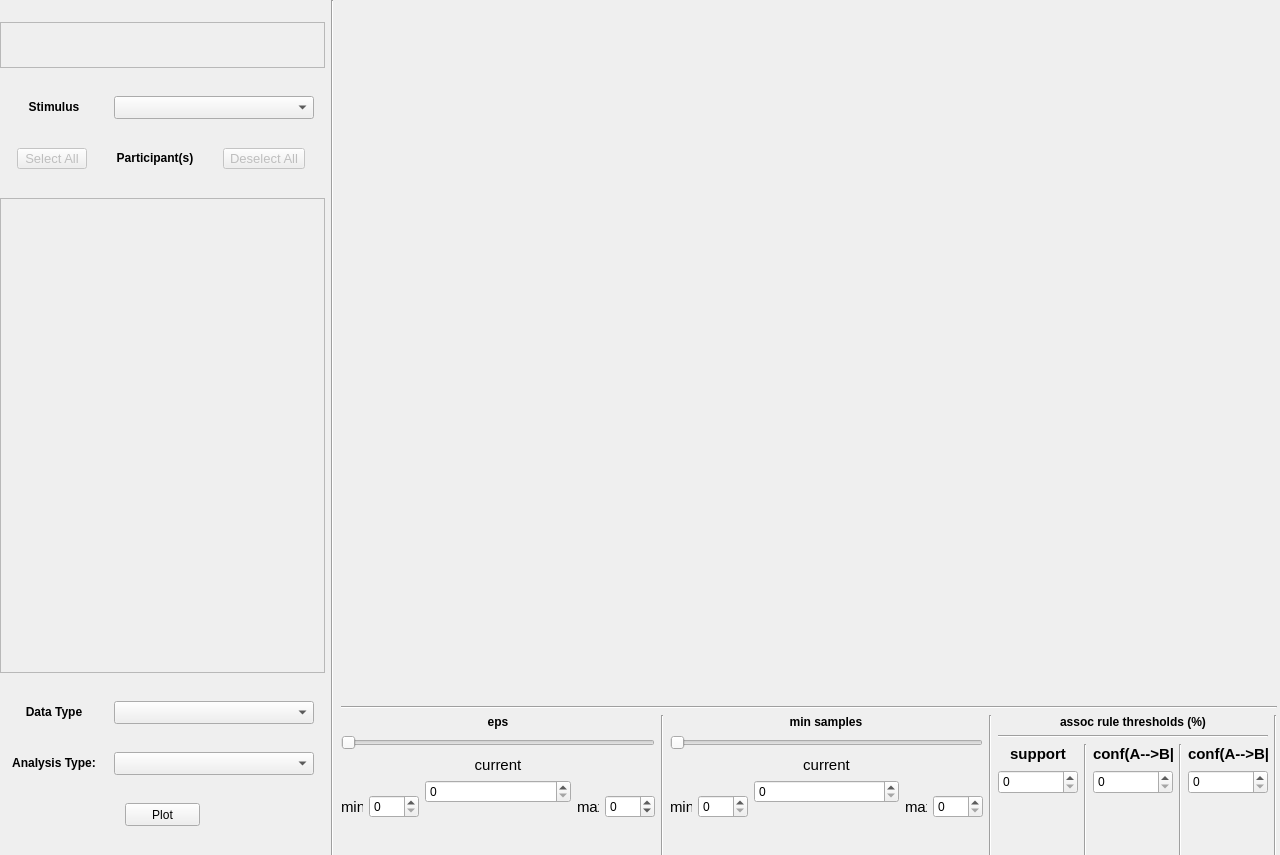
<?xml version="1.0" encoding="UTF-8"?>
<ui version="4.0">
 <class>main_window</class>
 <widget class="QMainWindow" name="main_window">
  <property name="geometry">
   <rect>
    <x>0</x>
    <y>0</y>
    <width>1280</width>
    <height>855</height>
   </rect>
  </property>
  <property name="font">
   <font>
    <strikeout>false</strikeout>
    <kerning>true</kerning>
   </font>
  </property>
  <property name="windowTitle">
   <string>Eye-Tracking Visualizer</string>
  </property>
  <property name="tabShape">
   <enum>QTabWidget::Rounded</enum>
  </property>
  <widget class="QWidget" name="central_widget">
   <widget class="QWidget" name="horizontalLayoutWidget">
    <property name="geometry">
     <rect>
      <x>0</x>
      <y>0</y>
      <width>1277</width>
      <height>858</height>
     </rect>
    </property>
    <layout class="QHBoxLayout" name="plotting_row_hbox">
     <item>
      <layout class="QVBoxLayout" name="plotting_row_options_vbox">
       <property name="leftMargin">
        <number>0</number>
       </property>
       <item alignment="Qt::AlignHCenter">
        <widget class="QScrollArea" name="error_scroll_area">
         <property name="enabled">
          <bool>true</bool>
         </property>
         <property name="minimumSize">
          <size>
           <width>325</width>
           <height>46</height>
          </size>
         </property>
         <property name="maximumSize">
          <size>
           <width>325</width>
           <height>46</height>
          </size>
         </property>
         <property name="widgetResizable">
          <bool>true</bool>
         </property>
         <widget class="QWidget" name="scroll_area_widget_contents">
          <property name="geometry">
           <rect>
            <x>0</x>
            <y>0</y>
            <width>323</width>
            <height>44</height>
           </rect>
          </property>
          <widget class="QLabel" name="error_message">
           <property name="geometry">
            <rect>
             <x>0</x>
             <y>0</y>
             <width>325</width>
             <height>46</height>
            </rect>
           </property>
           <property name="minimumSize">
            <size>
             <width>325</width>
             <height>46</height>
            </size>
           </property>
           <property name="maximumSize">
            <size>
             <width>325</width>
             <height>46</height>
            </size>
           </property>
           <property name="text">
            <string>&lt;html&gt;&lt;head/&gt;&lt;body&gt;&lt;p&gt;&lt;br/&gt;&lt;/p&gt;&lt;/body&gt;&lt;/html&gt;</string>
           </property>
           <property name="wordWrap">
            <bool>true</bool>
           </property>
          </widget>
         </widget>
        </widget>
       </item>
       <item>
        <layout class="QHBoxLayout" name="stimulus_hbox">
         <item>
          <widget class="QLabel" name="stimulus_label">
           <property name="minimumSize">
            <size>
             <width>90</width>
             <height>23</height>
            </size>
           </property>
           <property name="maximumSize">
            <size>
             <width>90</width>
             <height>23</height>
            </size>
           </property>
           <property name="text">
            <string>&lt;html&gt;&lt;head/&gt;&lt;body&gt;&lt;p align=&quot;center&quot;&gt;&lt;span style=&quot; font-weight:600;&quot;&gt;Stimulus&lt;/span&gt;&lt;/p&gt;&lt;/body&gt;&lt;/html&gt;</string>
           </property>
          </widget>
         </item>
         <item>
          <widget class="QComboBox" name="stimulus_menu">
           <property name="enabled">
            <bool>true</bool>
           </property>
           <property name="minimumSize">
            <size>
             <width>200</width>
             <height>23</height>
            </size>
           </property>
           <property name="maximumSize">
            <size>
             <width>200</width>
             <height>23</height>
            </size>
           </property>
          </widget>
         </item>
        </layout>
       </item>
       <item>
        <layout class="QHBoxLayout" name="participant_select_deselect_all_button_hbox">
         <item>
          <widget class="QPushButton" name="participant_select_all_button">
           <property name="enabled">
            <bool>false</bool>
           </property>
           <property name="sizePolicy">
            <sizepolicy hsizetype="Preferred" vsizetype="Maximum">
             <horstretch>0</horstretch>
             <verstretch>0</verstretch>
            </sizepolicy>
           </property>
           <property name="minimumSize">
            <size>
             <width>70</width>
             <height>21</height>
            </size>
           </property>
           <property name="maximumSize">
            <size>
             <width>70</width>
             <height>21</height>
            </size>
           </property>
           <property name="font">
            <font>
             <pointsize>10</pointsize>
             <weight>50</weight>
             <italic>false</italic>
             <bold>false</bold>
            </font>
           </property>
           <property name="text">
            <string>Select All</string>
           </property>
          </widget>
         </item>
         <item>
          <widget class="QLabel" name="stimulus_label_2">
           <property name="minimumSize">
            <size>
             <width>90</width>
             <height>23</height>
            </size>
           </property>
           <property name="maximumSize">
            <size>
             <width>90</width>
             <height>23</height>
            </size>
           </property>
           <property name="text">
            <string>&lt;html&gt;&lt;head/&gt;&lt;body&gt;&lt;p align=&quot;center&quot;&gt;&lt;span style=&quot; font-weight:600;&quot;&gt;Participant(s)&lt;/span&gt;&lt;/p&gt;&lt;/body&gt;&lt;/html&gt;</string>
           </property>
          </widget>
         </item>
         <item>
          <widget class="QPushButton" name="participant_deselect_all_button">
           <property name="enabled">
            <bool>false</bool>
           </property>
           <property name="sizePolicy">
            <sizepolicy hsizetype="Preferred" vsizetype="Maximum">
             <horstretch>0</horstretch>
             <verstretch>0</verstretch>
            </sizepolicy>
           </property>
           <property name="minimumSize">
            <size>
             <width>82</width>
             <height>21</height>
            </size>
           </property>
           <property name="maximumSize">
            <size>
             <width>82</width>
             <height>21</height>
            </size>
           </property>
           <property name="font">
            <font>
             <pointsize>10</pointsize>
             <weight>50</weight>
             <italic>false</italic>
             <bold>false</bold>
            </font>
           </property>
           <property name="text">
            <string>Deselect All</string>
           </property>
          </widget>
         </item>
        </layout>
       </item>
       <item>
        <widget class="QScrollArea" name="participant_selection_menu">
         <property name="enabled">
          <bool>false</bool>
         </property>
         <property name="minimumSize">
          <size>
           <width>325</width>
           <height>475</height>
          </size>
         </property>
         <property name="maximumSize">
          <size>
           <width>325</width>
           <height>475</height>
          </size>
         </property>
         <property name="frameShape">
          <enum>QFrame::StyledPanel</enum>
         </property>
         <property name="frameShadow">
          <enum>QFrame::Sunken</enum>
         </property>
         <property name="verticalScrollBarPolicy">
          <enum>Qt::ScrollBarAsNeeded</enum>
         </property>
         <property name="widgetResizable">
          <bool>true</bool>
         </property>
         <widget class="QWidget" name="participant_selection_widget_holder">
          <property name="geometry">
           <rect>
            <x>0</x>
            <y>0</y>
            <width>323</width>
            <height>473</height>
           </rect>
          </property>
         </widget>
        </widget>
       </item>
       <item>
        <layout class="QHBoxLayout" name="data_type_hbox">
         <item>
          <widget class="QLabel" name="data_type_label">
           <property name="minimumSize">
            <size>
             <width>90</width>
             <height>23</height>
            </size>
           </property>
           <property name="maximumSize">
            <size>
             <width>90</width>
             <height>23</height>
            </size>
           </property>
           <property name="text">
            <string>&lt;html&gt;&lt;head/&gt;&lt;body&gt;&lt;p align=&quot;center&quot;&gt;&lt;span style=&quot; font-weight:600;&quot;&gt;Data Type&lt;/span&gt;&lt;/p&gt;&lt;/body&gt;&lt;/html&gt;</string>
           </property>
          </widget>
         </item>
         <item>
          <widget class="QComboBox" name="data_type_menu">
           <property name="enabled">
            <bool>true</bool>
           </property>
           <property name="minimumSize">
            <size>
             <width>200</width>
             <height>23</height>
            </size>
           </property>
           <property name="maximumSize">
            <size>
             <width>200</width>
             <height>23</height>
            </size>
           </property>
          </widget>
         </item>
        </layout>
       </item>
       <item>
        <layout class="QHBoxLayout" name="analysis_type_hbox">
         <item>
          <widget class="QLabel" name="analysis_type_label">
           <property name="minimumSize">
            <size>
             <width>90</width>
             <height>23</height>
            </size>
           </property>
           <property name="maximumSize">
            <size>
             <width>90</width>
             <height>23</height>
            </size>
           </property>
           <property name="text">
            <string>&lt;html&gt;&lt;head/&gt;&lt;body&gt;&lt;p align=&quot;center&quot;&gt;&lt;span style=&quot; font-weight:600;&quot;&gt;Analysis Type:&lt;/span&gt;&lt;/p&gt;&lt;/body&gt;&lt;/html&gt;</string>
           </property>
          </widget>
         </item>
         <item>
          <widget class="QComboBox" name="analysis_type_menu">
           <property name="enabled">
            <bool>true</bool>
           </property>
           <property name="minimumSize">
            <size>
             <width>200</width>
             <height>23</height>
            </size>
           </property>
           <property name="maximumSize">
            <size>
             <width>200</width>
             <height>23</height>
            </size>
           </property>
          </widget>
         </item>
        </layout>
       </item>
       <item alignment="Qt::AlignHCenter">
        <widget class="QPushButton" name="plot_button">
         <property name="enabled">
          <bool>true</bool>
         </property>
         <property name="minimumSize">
          <size>
           <width>75</width>
           <height>23</height>
          </size>
         </property>
         <property name="maximumSize">
          <size>
           <width>75</width>
           <height>23</height>
          </size>
         </property>
         <property name="text">
          <string>Plot</string>
         </property>
        </widget>
       </item>
       <item>
        <spacer name="bottom_vspacer">
         <property name="orientation">
          <enum>Qt::Vertical</enum>
         </property>
         <property name="sizeType">
          <enum>QSizePolicy::Fixed</enum>
         </property>
         <property name="sizeHint" stdset="0">
          <size>
           <width>20</width>
           <height>10</height>
          </size>
         </property>
        </spacer>
       </item>
      </layout>
     </item>
     <item>
      <widget class="Line" name="line_3">
       <property name="orientation">
        <enum>Qt::Vertical</enum>
       </property>
      </widget>
     </item>
     <item>
      <spacer name="plotting_row_vspacer">
       <property name="orientation">
        <enum>Qt::Horizontal</enum>
       </property>
       <property name="sizeType">
        <enum>QSizePolicy::Fixed</enum>
       </property>
       <property name="sizeHint" stdset="0">
        <size>
         <width>1</width>
         <height>20</height>
        </size>
       </property>
      </spacer>
     </item>
     <item>
      <layout class="QVBoxLayout" name="plotting_row_plot_vbox">
       <item>
        <widget class="QWidget" name="plot_placeholder" native="true">
         <property name="minimumSize">
          <size>
           <width>900</width>
           <height>700</height>
          </size>
         </property>
         <property name="maximumSize">
          <size>
           <width>900</width>
           <height>749</height>
          </size>
         </property>
        </widget>
       </item>
       <item>
        <widget class="Line" name="line_2">
         <property name="orientation">
          <enum>Qt::Horizontal</enum>
         </property>
        </widget>
       </item>
       <item>
        <layout class="QHBoxLayout" name="horizontalLayout">
         <item>
          <layout class="QVBoxLayout" name="verticalLayout_6">
           <item>
            <layout class="QHBoxLayout" name="horizontalLayout_3">
             <item>
              <widget class="QLabel" name="eps_label">
               <property name="maximumSize">
                <size>
                 <width>100</width>
                 <height>16777215</height>
                </size>
               </property>
               <property name="text">
                <string>&lt;html&gt;&lt;head/&gt;&lt;body&gt;&lt;p align=&quot;center&quot;&gt;&lt;span style=&quot; font-weight:600;&quot;&gt;eps&lt;/span&gt;&lt;/p&gt;&lt;/body&gt;&lt;/html&gt;</string>
               </property>
               <property name="alignment">
                <set>Qt::AlignCenter</set>
               </property>
              </widget>
             </item>
            </layout>
           </item>
           <item>
            <widget class="QSlider" name="eps_slider">
             <property name="orientation">
              <enum>Qt::Horizontal</enum>
             </property>
            </widget>
           </item>
           <item>
            <layout class="QHBoxLayout" name="horizontalLayout_5">
             <item>
              <widget class="QLabel" name="eps_min_label">
               <property name="maximumSize">
                <size>
                 <width>22</width>
                 <height>16777215</height>
                </size>
               </property>
               <property name="text">
                <string>&lt;html&gt;&lt;head/&gt;&lt;body&gt;&lt;p align=&quot;center&quot;&gt;&lt;span style=&quot; font-size:11pt;&quot;&gt;min&lt;/span&gt;&lt;/p&gt;&lt;/body&gt;&lt;/html&gt;</string>
               </property>
               <property name="textFormat">
                <enum>Qt::AutoText</enum>
               </property>
               <property name="alignment">
                <set>Qt::AlignCenter</set>
               </property>
              </widget>
             </item>
             <item>
              <widget class="QSpinBox" name="eps_input_min">
               <property name="maximumSize">
                <size>
                 <width>50</width>
                 <height>16777215</height>
                </size>
               </property>
               <property name="maximum">
                <number>999999</number>
               </property>
              </widget>
             </item>
             <item>
              <layout class="QVBoxLayout" name="verticalLayout">
               <item>
                <widget class="QLabel" name="eps_curr_label">
                 <property name="text">
                  <string>&lt;html&gt;&lt;head/&gt;&lt;body&gt;&lt;p align=&quot;center&quot;&gt;&lt;span style=&quot; font-size:11pt;&quot;&gt;current&lt;/span&gt;&lt;/p&gt;&lt;/body&gt;&lt;/html&gt;</string>
                 </property>
                 <property name="alignment">
                  <set>Qt::AlignCenter</set>
                 </property>
                </widget>
               </item>
               <item>
                <widget class="QSpinBox" name="eps_curr_input">
                 <property name="maximumSize">
                  <size>
                   <width>16777215</width>
                   <height>16777215</height>
                  </size>
                 </property>
                </widget>
               </item>
               <item>
                <spacer name="verticalSpacer">
                 <property name="orientation">
                  <enum>Qt::Vertical</enum>
                 </property>
                 <property name="sizeHint" stdset="0">
                  <size>
                   <width>20</width>
                   <height>40</height>
                  </size>
                 </property>
                </spacer>
               </item>
              </layout>
             </item>
             <item>
              <widget class="QLabel" name="eps_max_label">
               <property name="maximumSize">
                <size>
                 <width>22</width>
                 <height>16777215</height>
                </size>
               </property>
               <property name="text">
                <string>&lt;html&gt;&lt;head/&gt;&lt;body&gt;&lt;p align=&quot;center&quot;&gt;&lt;span style=&quot; font-size:11pt;&quot;&gt;max&lt;/span&gt;&lt;/p&gt;&lt;/body&gt;&lt;/html&gt;</string>
               </property>
               <property name="alignment">
                <set>Qt::AlignCenter</set>
               </property>
              </widget>
             </item>
             <item>
              <widget class="QSpinBox" name="eps_input_max">
               <property name="maximumSize">
                <size>
                 <width>50</width>
                 <height>16777215</height>
                </size>
               </property>
               <property name="minimum">
                <number>-1</number>
               </property>
               <property name="maximum">
                <number>999999</number>
               </property>
               <property name="value">
                <number>0</number>
               </property>
              </widget>
             </item>
            </layout>
           </item>
          </layout>
         </item>
         <item>
          <widget class="Line" name="line">
           <property name="orientation">
            <enum>Qt::Vertical</enum>
           </property>
          </widget>
         </item>
         <item>
          <layout class="QVBoxLayout" name="verticalLayout_3">
           <item>
            <layout class="QHBoxLayout" name="horizontalLayout_4">
             <item>
              <widget class="QLabel" name="min_samples_label">
               <property name="enabled">
                <bool>true</bool>
               </property>
               <property name="sizePolicy">
                <sizepolicy hsizetype="Preferred" vsizetype="Preferred">
                 <horstretch>0</horstretch>
                 <verstretch>0</verstretch>
                </sizepolicy>
               </property>
               <property name="maximumSize">
                <size>
                 <width>100</width>
                 <height>16777215</height>
                </size>
               </property>
               <property name="text">
                <string>&lt;html&gt;&lt;head/&gt;&lt;body&gt;&lt;p align=&quot;center&quot;&gt;&lt;span style=&quot; font-weight:600;&quot;&gt;min samples&lt;/span&gt;&lt;/p&gt;&lt;/body&gt;&lt;/html&gt;</string>
               </property>
               <property name="textFormat">
                <enum>Qt::AutoText</enum>
               </property>
               <property name="scaledContents">
                <bool>false</bool>
               </property>
               <property name="alignment">
                <set>Qt::AlignCenter</set>
               </property>
              </widget>
             </item>
            </layout>
           </item>
           <item>
            <widget class="QSlider" name="min_samples_slider">
             <property name="orientation">
              <enum>Qt::Horizontal</enum>
             </property>
            </widget>
           </item>
           <item>
            <layout class="QHBoxLayout" name="horizontalLayout_2">
             <item>
              <widget class="QLabel" name="min_samples_min_label">
               <property name="maximumSize">
                <size>
                 <width>22</width>
                 <height>16777215</height>
                </size>
               </property>
               <property name="text">
                <string>&lt;html&gt;&lt;head/&gt;&lt;body&gt;&lt;p align=&quot;center&quot;&gt;&lt;span style=&quot; font-size:11pt;&quot;&gt;min&lt;/span&gt;&lt;/p&gt;&lt;/body&gt;&lt;/html&gt;</string>
               </property>
               <property name="alignment">
                <set>Qt::AlignCenter</set>
               </property>
              </widget>
             </item>
             <item>
              <widget class="QSpinBox" name="min_samples_input_min">
               <property name="maximumSize">
                <size>
                 <width>50</width>
                 <height>16777215</height>
                </size>
               </property>
               <property name="minimum">
                <number>0</number>
               </property>
               <property name="maximum">
                <number>999999</number>
               </property>
               <property name="value">
                <number>0</number>
               </property>
              </widget>
             </item>
             <item>
              <layout class="QVBoxLayout" name="verticalLayout_2">
               <item>
                <widget class="QLabel" name="min_samples_curr_label">
                 <property name="text">
                  <string>&lt;html&gt;&lt;head/&gt;&lt;body&gt;&lt;p align=&quot;center&quot;&gt;&lt;span style=&quot; font-size:11pt;&quot;&gt;current&lt;/span&gt;&lt;/p&gt;&lt;/body&gt;&lt;/html&gt;</string>
                 </property>
                 <property name="alignment">
                  <set>Qt::AlignCenter</set>
                 </property>
                </widget>
               </item>
               <item>
                <widget class="QSpinBox" name="min_samples_curr_input"/>
               </item>
               <item>
                <spacer name="verticalSpacer_2">
                 <property name="orientation">
                  <enum>Qt::Vertical</enum>
                 </property>
                 <property name="sizeHint" stdset="0">
                  <size>
                   <width>20</width>
                   <height>40</height>
                  </size>
                 </property>
                </spacer>
               </item>
              </layout>
             </item>
             <item>
              <widget class="QLabel" name="min_samples_max_label">
               <property name="maximumSize">
                <size>
                 <width>22</width>
                 <height>16777215</height>
                </size>
               </property>
               <property name="text">
                <string>&lt;html&gt;&lt;head/&gt;&lt;body&gt;&lt;p align=&quot;center&quot;&gt;&lt;span style=&quot; font-size:11pt;&quot;&gt;max&lt;/span&gt;&lt;/p&gt;&lt;/body&gt;&lt;/html&gt;</string>
               </property>
               <property name="alignment">
                <set>Qt::AlignCenter</set>
               </property>
              </widget>
             </item>
             <item>
              <widget class="QSpinBox" name="min_samples_input_max">
               <property name="maximumSize">
                <size>
                 <width>50</width>
                 <height>16777215</height>
                </size>
               </property>
               <property name="maximum">
                <number>999999</number>
               </property>
              </widget>
             </item>
            </layout>
           </item>
          </layout>
         </item>
         <item>
          <widget class="Line" name="line_4">
           <property name="orientation">
            <enum>Qt::Vertical</enum>
           </property>
          </widget>
         </item>
         <item>
          <layout class="QVBoxLayout" name="verticalLayout_4">
           <item>
            <layout class="QHBoxLayout" name="horizontalLayout_6">
             <item>
              <widget class="QLabel" name="assoc_rule_thresholds_label">
               <property name="enabled">
                <bool>true</bool>
               </property>
               <property name="sizePolicy">
                <sizepolicy hsizetype="Preferred" vsizetype="Preferred">
                 <horstretch>0</horstretch>
                 <verstretch>0</verstretch>
                </sizepolicy>
               </property>
               <property name="minimumSize">
                <size>
                 <width>0</width>
                 <height>0</height>
                </size>
               </property>
               <property name="maximumSize">
                <size>
                 <width>200</width>
                 <height>16777215</height>
                </size>
               </property>
               <property name="text">
                <string>&lt;html&gt;&lt;head/&gt;&lt;body&gt;&lt;p align=&quot;center&quot;&gt;&lt;span style=&quot; font-weight:600;&quot;&gt;assoc rule thresholds (%)&lt;/span&gt;&lt;/p&gt;&lt;/body&gt;&lt;/html&gt;</string>
               </property>
               <property name="textFormat">
                <enum>Qt::AutoText</enum>
               </property>
               <property name="scaledContents">
                <bool>false</bool>
               </property>
               <property name="alignment">
                <set>Qt::AlignCenter</set>
               </property>
              </widget>
             </item>
            </layout>
           </item>
           <item>
            <widget class="Line" name="line_8">
             <property name="orientation">
              <enum>Qt::Horizontal</enum>
             </property>
            </widget>
           </item>
           <item>
            <layout class="QHBoxLayout" name="horizontalLayout_7">
             <item>
              <layout class="QVBoxLayout" name="verticalLayout_8">
               <item>
                <widget class="QLabel" name="support_label">
                 <property name="minimumSize">
                  <size>
                   <width>80</width>
                   <height>20</height>
                  </size>
                 </property>
                 <property name="maximumSize">
                  <size>
                   <width>52</width>
                   <height>16777215</height>
                  </size>
                 </property>
                 <property name="text">
                  <string>&lt;html&gt;&lt;head/&gt;&lt;body&gt;&lt;p align=&quot;center&quot;&gt;&lt;span style=&quot; font-size:11pt; font-weight:600;&quot;&gt;support&lt;/span&gt;&lt;/p&gt;&lt;/body&gt;&lt;/html&gt;</string>
                 </property>
                 <property name="alignment">
                  <set>Qt::AlignCenter</set>
                 </property>
                </widget>
               </item>
               <item>
                <widget class="QSpinBox" name="support_input">
                 <property name="minimumSize">
                  <size>
                   <width>0</width>
                   <height>24</height>
                  </size>
                 </property>
                 <property name="maximumSize">
                  <size>
                   <width>16777215</width>
                   <height>16777215</height>
                  </size>
                 </property>
                </widget>
               </item>
               <item>
                <spacer name="verticalSpacer_3">
                 <property name="orientation">
                  <enum>Qt::Vertical</enum>
                 </property>
                 <property name="sizeHint" stdset="0">
                  <size>
                   <width>20</width>
                   <height>40</height>
                  </size>
                 </property>
                </spacer>
               </item>
              </layout>
             </item>
             <item>
              <widget class="Line" name="line_7">
               <property name="orientation">
                <enum>Qt::Vertical</enum>
               </property>
              </widget>
             </item>
             <item>
              <layout class="QVBoxLayout" name="verticalLayout_7">
               <item>
                <widget class="QLabel" name="forward_confidence_label">
                 <property name="minimumSize">
                  <size>
                   <width>0</width>
                   <height>20</height>
                  </size>
                 </property>
                 <property name="maximumSize">
                  <size>
                   <width>80</width>
                   <height>16777215</height>
                  </size>
                 </property>
                 <property name="text">
                  <string>&lt;html&gt;&lt;head/&gt;&lt;body&gt;&lt;p align=&quot;center&quot;&gt;&lt;span style=&quot; font-size:11pt; font-weight:600;&quot;&gt;conf(A--&amp;gt;B|A)&lt;/span&gt;&lt;/p&gt;&lt;/body&gt;&lt;/html&gt;</string>
                 </property>
                 <property name="alignment">
                  <set>Qt::AlignCenter</set>
                 </property>
                </widget>
               </item>
               <item>
                <widget class="QSpinBox" name="forward_confidence_input">
                 <property name="minimumSize">
                  <size>
                   <width>0</width>
                   <height>24</height>
                  </size>
                 </property>
                 <property name="maximumSize">
                  <size>
                   <width>16777215</width>
                   <height>16777215</height>
                  </size>
                 </property>
                </widget>
               </item>
               <item>
                <spacer name="verticalSpacer_4">
                 <property name="orientation">
                  <enum>Qt::Vertical</enum>
                 </property>
                 <property name="sizeHint" stdset="0">
                  <size>
                   <width>20</width>
                   <height>40</height>
                  </size>
                 </property>
                </spacer>
               </item>
              </layout>
             </item>
             <item>
              <widget class="Line" name="line_6">
               <property name="orientation">
                <enum>Qt::Vertical</enum>
               </property>
              </widget>
             </item>
             <item>
              <layout class="QVBoxLayout" name="verticalLayout_5">
               <item>
                <widget class="QLabel" name="backward_confidence_label">
                 <property name="minimumSize">
                  <size>
                   <width>0</width>
                   <height>20</height>
                  </size>
                 </property>
                 <property name="maximumSize">
                  <size>
                   <width>80</width>
                   <height>16777215</height>
                  </size>
                 </property>
                 <property name="text">
                  <string>&lt;html&gt;&lt;head/&gt;&lt;body&gt;&lt;p align=&quot;center&quot;&gt;&lt;span style=&quot; font-size:11pt; font-weight:600;&quot;&gt;conf(A--&amp;gt;B|B)&lt;/span&gt;&lt;/p&gt;&lt;/body&gt;&lt;/html&gt;</string>
                 </property>
                 <property name="alignment">
                  <set>Qt::AlignCenter</set>
                 </property>
                </widget>
               </item>
               <item>
                <widget class="QSpinBox" name="backward_confidence_input">
                 <property name="minimumSize">
                  <size>
                   <width>0</width>
                   <height>24</height>
                  </size>
                 </property>
                 <property name="maximumSize">
                  <size>
                   <width>16777215</width>
                   <height>16777215</height>
                  </size>
                 </property>
                </widget>
               </item>
               <item>
                <spacer name="verticalSpacer_5">
                 <property name="orientation">
                  <enum>Qt::Vertical</enum>
                 </property>
                 <property name="sizeHint" stdset="0">
                  <size>
                   <width>20</width>
                   <height>40</height>
                  </size>
                 </property>
                </spacer>
               </item>
              </layout>
             </item>
            </layout>
           </item>
          </layout>
         </item>
         <item>
          <widget class="Line" name="line_5">
           <property name="orientation">
            <enum>Qt::Vertical</enum>
           </property>
          </widget>
         </item>
        </layout>
       </item>
      </layout>
     </item>
    </layout>
   </widget>
  </widget>
 </widget>
 <resources/>
 <connections/>
</ui>
